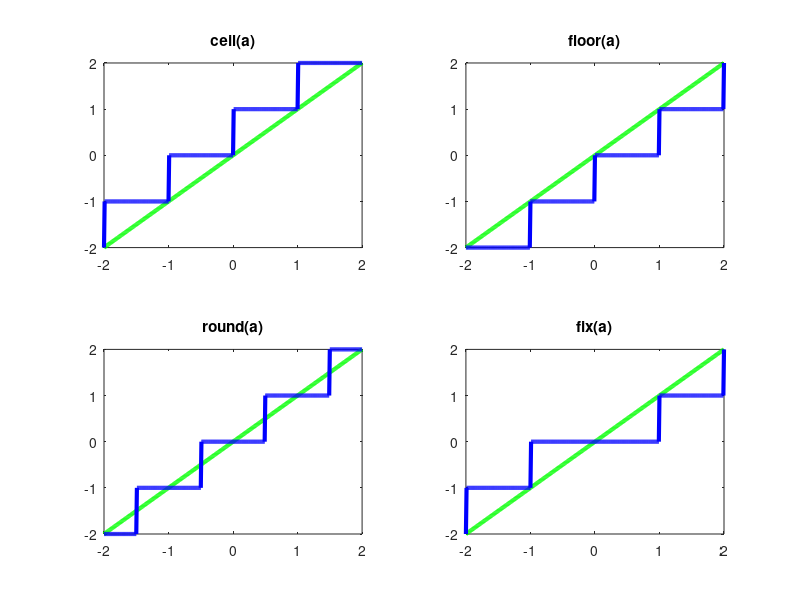

Source code (MATLAB):
clc;
clear;
close all;

a = -2:0.01:2;
t = 3;

figure(1)
title('Rounding in Matlab');

subplot(2,2,1);
plot(a, a, 'g', 'LineWidth', t, a, ceil(a), 'b', 'LineWidth', t);
title('ceil(a)');

subplot(2,2,2);
plot(a, a, 'g', 'LineWidth', t, a, floor(a), 'b', 'LineWidth', t);
title('floor(a)');

subplot(2,2,3);
plot(a, a, 'g', 'LineWidth', t, a, round(a), 'b', 'LineWidth', t);
title('round(a)');

subplot(2,2,4);
plot(a, a, 'g', 'LineWidth', t, a, fix(a), 'b', 'LineWidth', t);
title('fix(a)');

print -dpdf 'round_matlab'
